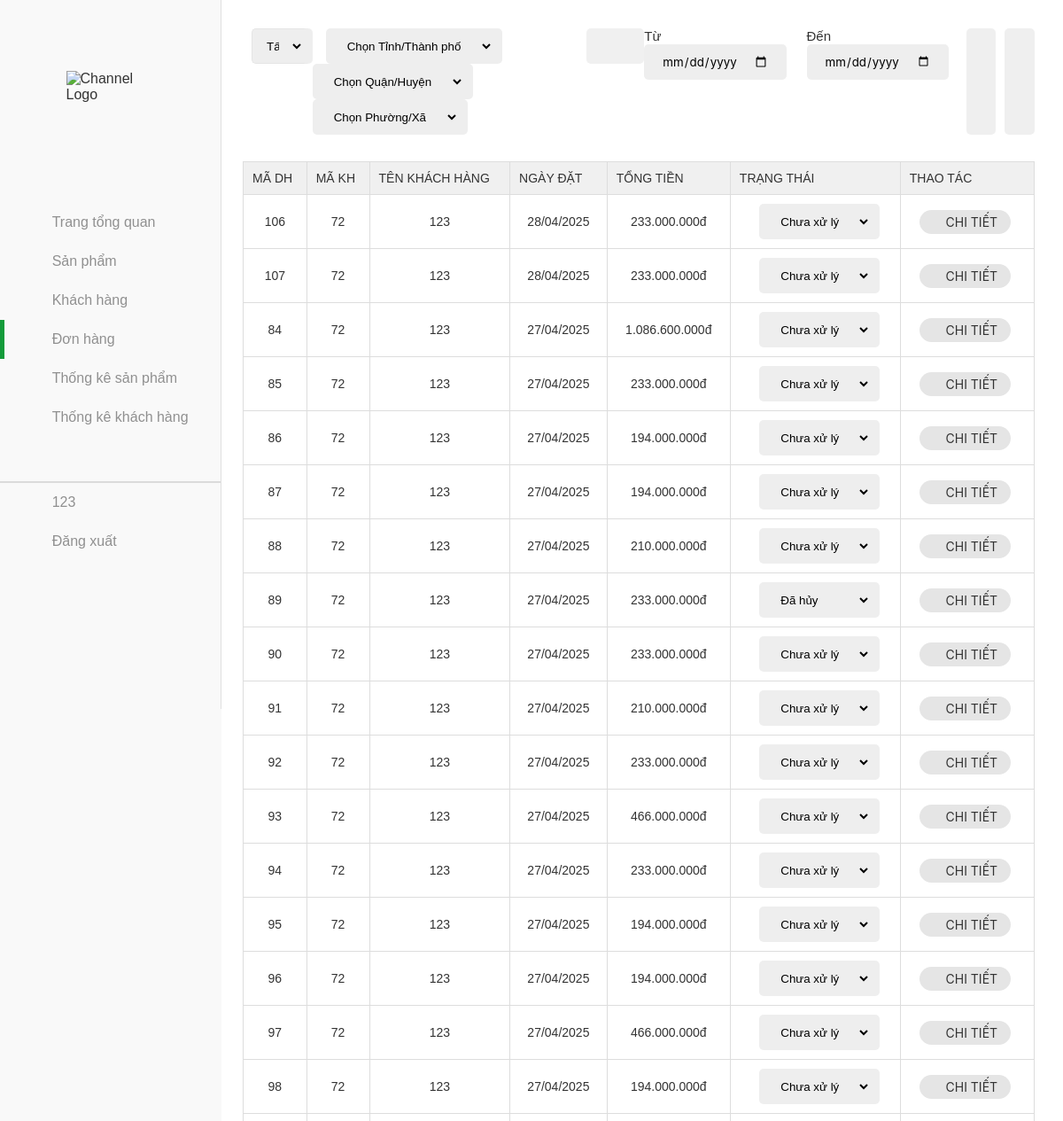
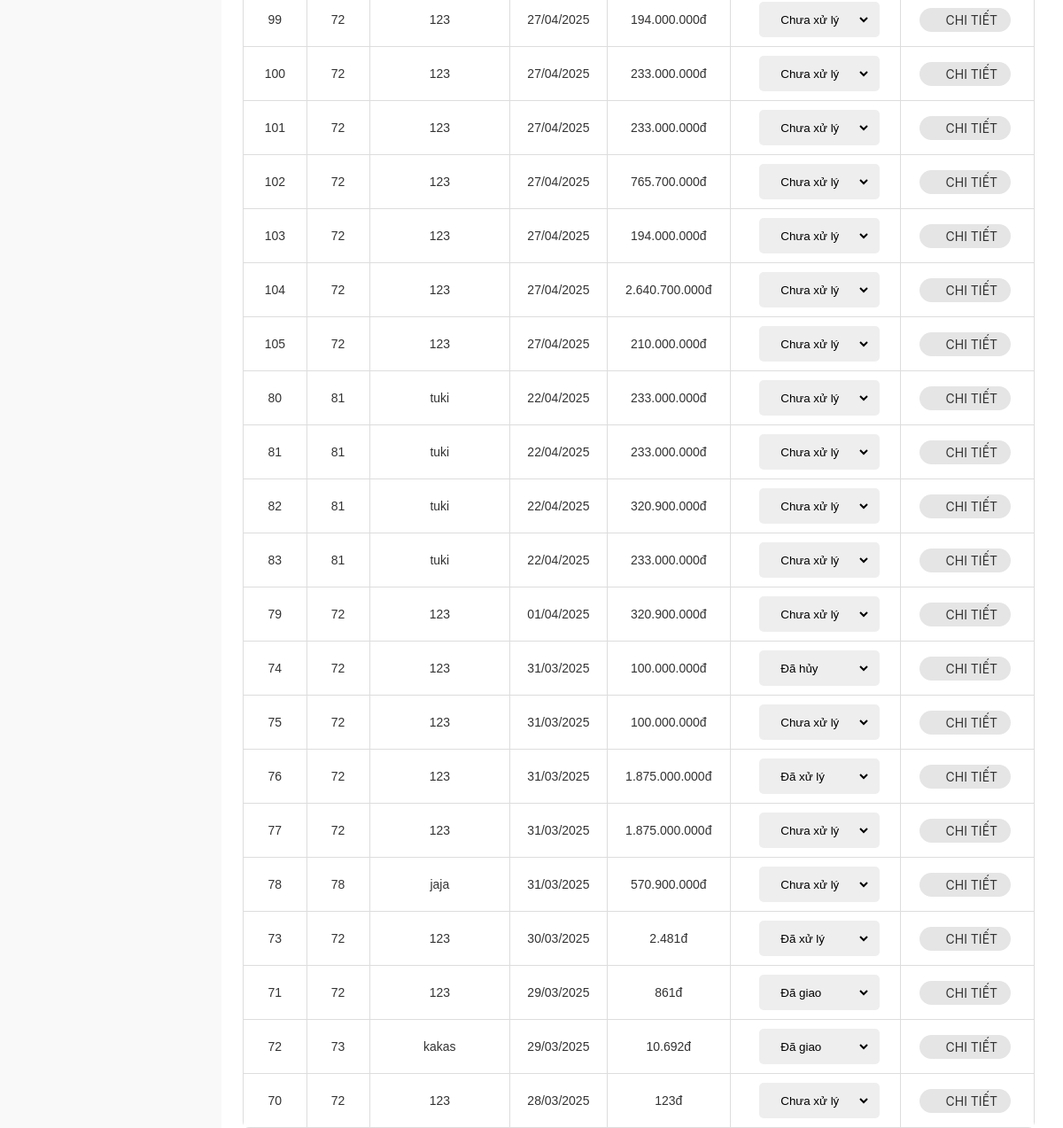
The page /donhang/donhang.php (signed in) on the database its author committed (2 pictures, top to bottom).
### tables this page shows
CREATE TABLE `orders` (
  `id` int(11) NOT NULL,
  `customer_id` int(11) NOT NULL,
  `total` varchar(255) DEFAULT NULL,
  `note` text DEFAULT NULL,
  `payment_method` varchar(50) DEFAULT NULL,
  `delivery_type` varchar(50) DEFAULT NULL,
  `created_at` date NOT NULL DEFAULT current_timestamp(),
  `status` enum('chuaxuly','daxuly','dahuy','dagiao') NOT NULL DEFAULT 'chuaxuly',
  `recipient_name` varchar(255) NOT NULL,
  `recipient_phone` varchar(20) NOT NULL,
  `address` varchar(255) NOT NULL,
  `city_code` varchar(10) DEFAULT NULL,
  `city_name` varchar(100) DEFAULT NULL,
  `district_code` varchar(10) DEFAULT NULL,
  `district_name` varchar(100) DEFAULT NULL,
  `ward_code` varchar(10) DEFAULT NULL,
  `ward_name` varchar(100) DEFAULT NULL,
  `street_address` varchar(255) DEFAULT NULL
);

CREATE TABLE `customer` (
  `id` int(20) NOT NULL,
  `name` varchar(20) NOT NULL,
  `contact` varchar(11) NOT NULL,
  `joindate` date NOT NULL,
  `status` int(255) NOT NULL,
  `password` varchar(255) NOT NULL,
  `email` varchar(255) NOT NULL,
  `address` varchar(255) NOT NULL,
  `role` varchar(255) NOT NULL,
  `city_code` varchar(10) DEFAULT NULL,
  `city_name` varchar(100) DEFAULT NULL,
  `district_code` varchar(10) DEFAULT NULL,
  `district_name` varchar(100) DEFAULT NULL,
  `ward_code` varchar(10) DEFAULT NULL,
  `ward_name` varchar(100) DEFAULT NULL,
  `street_address` varchar(255) DEFAULT NULL
);

### donhang/donhang.php (the view, shortened to what this page needs)
<?php
include('../database.php');
$sql = "SELECT orders.*, customer.name AS customer_name, customer.city_code, customer.city_name, customer.district_code, customer.district_name, customer.ward_code, customer.ward_name
        FROM orders
        INNER JOIN customer ON orders.customer_id = customer.id
        WHERE 1=1";
$sql .= " ORDER BY orders.created_at DESC";
$stmt = $conn->prepare($sql);
$stmt->execute();
$result = $stmt->get_result();
$orders = [];
if ($result->num_rows > 0) {
    while ($row = $result->fetch_assoc()) {
        $orderId = $row['id'];
        $sql_details = "SELECT order_details.*, products.tensp, products.hinhanh
                        FROM order_details
                        INNER JOIN products ON order_details.product_id = products.id
                        WHERE order_details.order_id = $orderId";
        $details_result = $conn->query($sql_details);
        $details = [];
        while ($detail = $details_result->fetch_assoc()) {
            $details[] = $detail;
        }
        $row['details'] = $details;
        $orders[] = $row;
    }
}
?>
<!DOCTYPE html>
<html lang="en">
<head>
    <link rel="stylesheet" href="../assets/css/admin.css">
    <link href="../assets/font/font-awesome-pro-v6-6.2.0/css/all.min.css" rel="stylesheet" />
</head>
<body>
    <div class="container">
        <aside class="sidebar open">
            <div class="top-sidebar">
                <a href="#" class="channel-logo"><img src="../image/logo.png" alt="Channel Logo"></a>
                <div class="hidden-sidebar your-channel"><img src=""
                </div>
            </div>
            <div class="middle-sidebar">
                <ul class="sidebar-list">
                    <li class="sidebar-list-item tab-content ">
                        <a href="../admin.php" class="sidebar-link">
                            <div class="sidebar-icon"><i class="fa-light fa-house"></i></div>
                            <div class="hidden-sidebar">Trang tổng quan</div>
                        </a>
                    </li>
                    <li class="sidebar-list-item tab-content">
                        <a href="../sanpham/sanpham.php" class="sidebar-link">
                            <div class="sidebar-icon"><i class="fa-thin fa-motorcycle"></i></div>
                            <div class="hidden-sidebar">Sản phẩm</div>
                        </a>
                    </li>
                    <li class="sidebar-list-item tab-content ">
                        <a href="../khachhang/khachhang.php" class="sidebar-link">
                            <div class="sidebar-icon"><i class="fa-light fa-users"></i></div>
                            <div class="hidden-sidebar">Khách hàng</div>
                        </a>
                    </li>
                    <li class="sidebar-list-item tab-content active">
                        <a href="../donhang/donhang.php" class="sidebar-link">
                            <div class="sidebar-icon"><i class="fa-light fa-basket-shopping"></i></div>
                            <div class="hidden-sidebar">Đơn hàng</div>
                        </a>
                    </li>
                    <li class="sidebar-list-item tab-content">
                        <a href="../thongkesp/thongke.php" class="sidebar-link">
                            <div class="sidebar-icon"><i class="fa-light fa-chart-simple"></i></div>
                            <div class="hidden-sidebar">Thống kê sản phẩm</div>
                        </a>
                    </li>
                    <li class="sidebar-list-item tab-content">
                        <a href="../thongkekh/thongkekh.php" class="sidebar-link">
                            <div class="sidebar-icon"><i class="fa-light fa-chart-simple"></i></div>
                            <div class="hidden-sidebar">Thống kê khách hàng</div>
                        </a>
                    </li>
                    <li class="sidebar-list-item user-logout" style="border-top: 2px solid rgba(0,0,0,0.12);">
                        <a href="#" class="sidebar-link">
                            <div class="sidebar-icon"><i class="fa-light fa-circle-user"></i></div>
                            <div class="hidden-sidebar" id="name-acc">
                                <?php echo $_SESSION['username']; ?>
                            </div>
                        </a>
                    </li>
                    <li class="sidebar-list-item user-logout">
                        <a class="sidebar-link" style="cursor:pointer">
                            <div class="sidebar-icon"><i class="fa-light fa-arrow-right-from-bracket"></i></div>
                            <div class="hidden-sidebar" id="logoutacc">Đăng xuất</div>
                        </a>
                    </li>
                </ul>
            </div>
        </aside>
        <main class="content">
            <div class="section">
                <div class="admin-control">
                    <form method="GET" action="" class="admin-control-wrapper" style="width: 100%;display: flex;justify-content: space-between;">
                        <div class="admin-control-left">
                            <select name="status" class="form-control" onchange="this.form.submit()">
                                <option value="4" <?php echo (isset($_GET['status']) && $_GET['status'] == '4') ? 'selected' : ''; ?>>Tất cả</option>
                            </select>
                        </div>
                        <div class="admin-control-location">
                            <select name="city" id="city"  onchange="loadDistricts(this.value)" style="margin-left:25px;">
                                <option value="">Chọn Tỉnh/Thành phố</option>
                            </select>
                            <select name="district" id="district"  onchange="loadWards(this.value)">
                                <option value="">Chọn Quận/Huyện</option>
                            </select>
                            <select name="ward" id="ward" >
                                <option value="">Chọn Phường/Xã</option>
                            </select>
                        </div>
                        <div class="admin-control-center">
                            <div class="form-search">
                                <span class="search-btn"><i class="fa-light fa-magnifying-glass"></i></span>
                                <input type="text" name="search" class="form-search-input"
                                    value="<?php echo isset($_GET['search']) ? htmlspecialchars($_GET['search']) : ''; ?>"
                                    placeholder="Tìm kiếm mã đơn, mã khách hàng, tên khách hàng...">
                            </div>
                        </div>
                        <div class="admin-control-right">
                            <div class="fillter-date">
                                <div>
                                    <label for="time-start">Từ</label>
                                    <input type="date" name="start_date" class="form-control-date"
                                        value="<?php echo isset($_GET['start_date']) ? $_GET['start_date'] : ''; ?>">
                                </div>
                                <div>
                                    <label for="time-end">Đến</label>
                                    <input type="date" name="end_date" class="form-control-date"
                                        value="<?php echo isset($_GET['end_date']) ? $_GET['end_date'] : ''; ?>">
                                </div>
                                <button type="submit" class="btn-reset-order"><i class="fa-light fa-filter"></i></button>
                                <button><a href="donhang.php" class="btn-reset-order"><i class="fa-light fa-arrow-rotate-right"></i></a></button>
                            </div>
                        </div>
                    </form>
                </div>
                <div class="table">
                    <table width="100%">
                        <thead>
                            <tr>
                                <td>Mã DH</td>
                                <td>Mã KH</td>
                                <td>Tên khách hàng</td>
                                <td>Ngày đặt</td>
                                <td>Tổng tiền</td>
                                <td>Trạng thái</td>
                                <td>Thao tác</td>
                            </tr>
                        </thead>
                        <tbody id="showOrder">
                            <?php if (count($orders) > 0): ?>
                                <?php foreach ($orders as $order): ?>
                                    <tr>
                                        <td><?php echo $order['id']; ?></td>
                                        <td><?php echo str_pad($order['customer_id'], 2, '0', STR_PAD_LEFT); ?></td>
                                        <td><?php echo htmlspecialchars($order['customer_name']); ?></td>
                                        <td><?php echo date('d/m/Y', strtotime($order['created_at'])); ?></td>
                                        <td><?php echo number_format($order['total'], 0, ',', '.') . 'đ'; ?></td>
                                        <td>
                                            <form method="POST" action="" class="status-form">
                                                <select name="new_status" onchange="this.form.submit()">
                                                    <option value="chuaxuly" <?php echo $order['status'] == 'chuaxuly' ? 'selected' : ''; ?>>Chưa xử lý</option>
                                                    <option value="daxuly" <?php echo $order['status'] == 'daxuly' ? 'selected' : ''; ?>>Đã xử lý</option>
                                                    <option value="dahuy" <?php echo $order['status'] == 'dahuy' ? 'selected' : ''; ?>>Đã hủy</option>
                                                    <option value="dagiao" <?php echo $order['status'] == 'dagiao' ? 'selected' : ''; ?>>Đã giao</option>
                                                </select>
                                            </form>
                                        </td>
                                        <td class="control">
                                            <form method="GET" action="" style="display: inline;">
                                                <button type="submit" class="btn-detail">
                                                    <i class="fa-regular fa-eye"></i> Chi tiết
                                                </button>
                                            </form>
                                        </td>
                                    </tr>
                                <?php endforeach; ?>
                            <?php else: ?>
                                <tr>
                                    <td colspan="7" class="no-products">Không có đơn hàng nào!</td>
                                </tr>
                            <?php endif; ?>
                        </tbody>
                    </table>
                </div>
            </div>
        </main>
    </div>
</body>
</html>

### rows shown on the page
orders: id "106", customer "72", customer.name "123", created_at "28/04/2025", total "233.000.000"
orders: id "107", customer "72", customer.name "123", created_at "28/04/2025", total "233.000.000", new_status "Chưa xử lý"
orders: id "84", customer "72", customer.name "123", created_at "27/04/2025", total "1.086.600.000"
orders: id "85", customer "72", customer.name "123", created_at "27/04/2025", total "233.000.000", new_status "Chưa xử lý"
orders: id "86", customer "72", customer.name "123", created_at "27/04/2025", total "194.000.000", new_status "Chưa xử lý"
orders: id "87", customer "72", customer.name "123", created_at "27/04/2025", total "194.000.000", new_status "Chưa xử lý"
orders: id "88", customer "72", customer.name "123", created_at "27/04/2025", total "210.000.000", new_status "Chưa xử lý"
orders: id "89", customer "72", customer.name "123", created_at "27/04/2025", total "233.000.000", new_status "Đã hủy"
orders: id "90", customer "72", customer.name "123", created_at "27/04/2025", total "233.000.000", new_status "Chưa xử lý"
orders: id "91", customer "72", customer.name "123", created_at "27/04/2025", total "210.000.000", new_status "Chưa xử lý"
orders: id "92", customer "72", customer.name "123", created_at "27/04/2025", total "233.000.000", new_status "Chưa xử lý"
orders: id "93", customer "72", customer.name "123", created_at "27/04/2025", total "466.000.000", new_status "Chưa xử lý"
orders: id "94", customer "72", customer.name "123", created_at "27/04/2025", total "233.000.000", new_status "Chưa xử lý"
orders: id "95", customer "72", customer.name "123", created_at "27/04/2025", total "194.000.000", new_status "Chưa xử lý"
orders: id "96", customer "72", customer.name "123", created_at "27/04/2025", total "194.000.000", new_status "Chưa xử lý"
orders: id "97", customer "72", customer.name "123", created_at "27/04/2025", total "466.000.000"
orders: id "98", customer "72", customer.name "123", created_at "27/04/2025", total "194.000.000", new_status "Chưa xử lý"
orders: id "99", customer "72", customer.name "123", created_at "27/04/2025", total "194.000.000", new_status "Chưa xử lý"
orders: id "100", customer "72", customer.name "123", created_at "27/04/2025", total "233.000.000", new_status "Chưa xử lý"
orders: id "101", customer "72", customer.name "123", created_at "27/04/2025", total "233.000.000", new_status "Chưa xử lý"
orders: id "102", customer "72", customer.name "123", created_at "27/04/2025", total "765.700.000"
orders: id "103", customer "72", customer.name "123", created_at "27/04/2025", total "194.000.000"
orders: id "104", customer "72", customer.name "123", created_at "27/04/2025", total "2.640.700.000"
orders: id "105", customer "72", customer.name "123", created_at "27/04/2025", total "210.000.000"
orders: id "80", customer "81", customer.name "tuki", created_at "22/04/2025", total "233.000.000"
orders: id "81", customer "81", customer.name "tuki", created_at "22/04/2025", total "233.000.000"
orders: id "82", customer "81", customer.name "tuki", created_at "22/04/2025", total "320.900.000"
orders: id "83", customer "81", customer.name "tuki", created_at "22/04/2025", total "233.000.000", new_status "Chưa xử lý"
orders: id "79", customer "72", customer.name "123", created_at "01/04/2025", total "320.900.000"
orders: id "74", customer "72", customer.name "123", created_at "31/03/2025", total "100.000.000", new_status "Đã hủy"
orders: id "75", customer "72", customer.name "123", created_at "31/03/2025", total "100.000.000", new_status "Chưa xử lý"
orders: id "76", customer "72", customer.name "123", created_at "31/03/2025", total "1.875.000.000", new_status "Đã xử lý"
orders: id "77", customer "72", customer.name "123", created_at "31/03/2025", total "1.875.000.000", new_status "Chưa xử lý"
orders: id "78", customer "78", customer.name "jaja", created_at "31/03/2025", total "570.900.000", new_status "Chưa xử lý"
orders: id "73", customer "72", customer.name "123", created_at "30/03/2025", total "2.481", new_status "Đã xử lý"
orders: id "71", customer "72", customer.name "123", created_at "29/03/2025", total "861", new_status "Đã giao"
orders: id "72", customer "73", customer.name "kakas", created_at "29/03/2025", total "10.692", new_status "Đã giao"
orders: id "70", customer "72", customer.name "123", created_at "28/03/2025", total "123"

### other values the page prints
$_SESSION['username'] "123"
